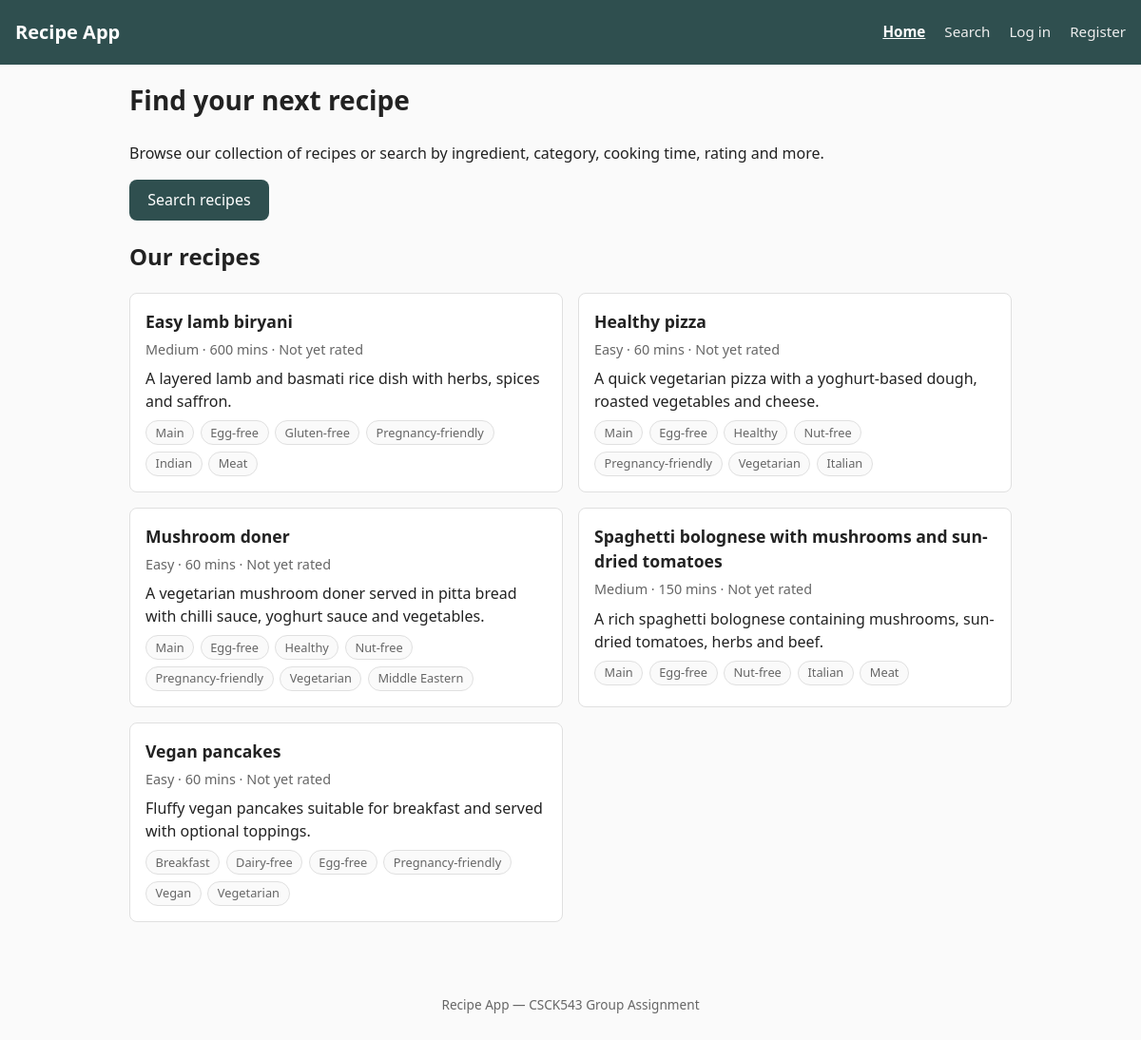
Before: / with the older database file.
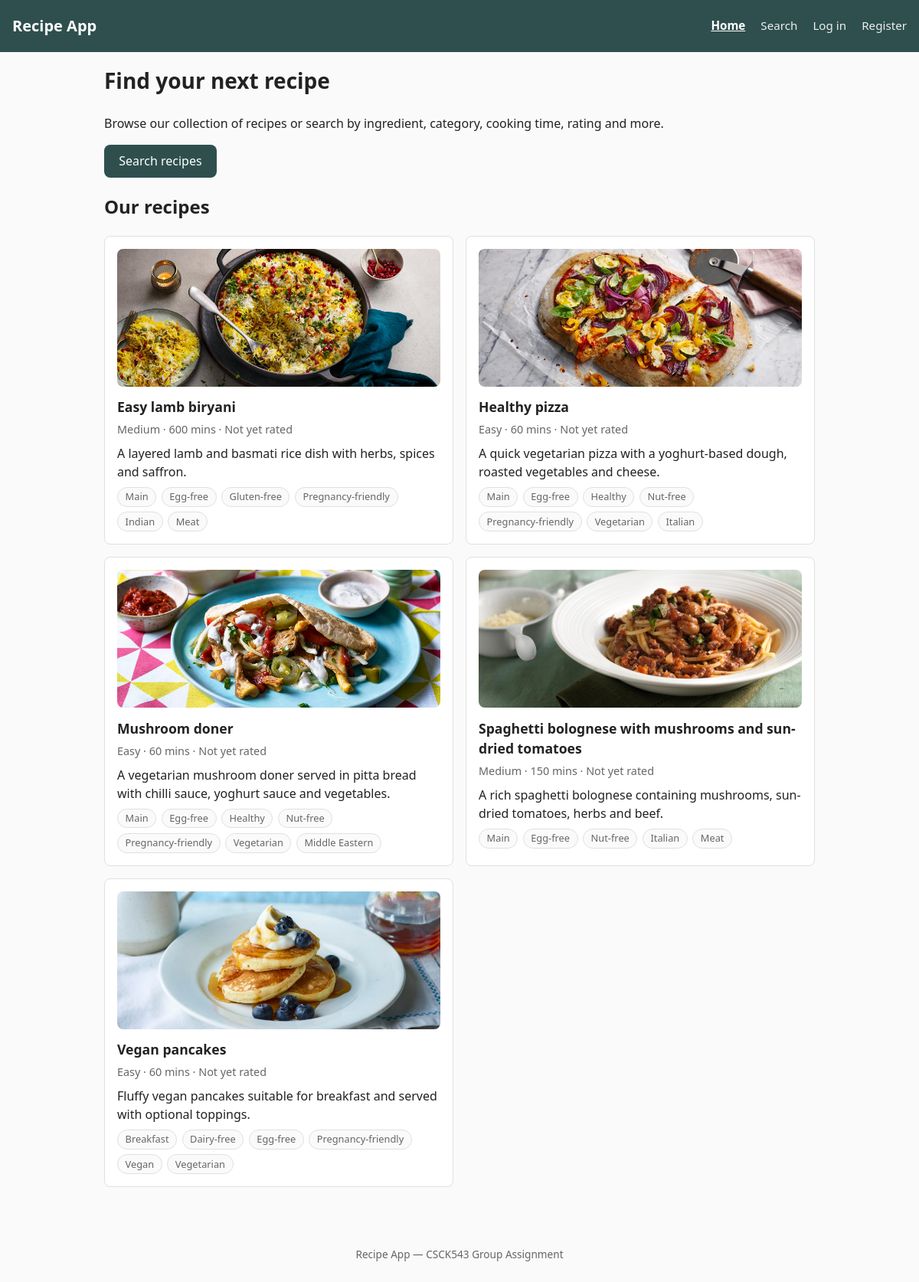
After: the same page with the newer database file.
### tables this page shows
CREATE TABLE `recipes` (
  `recipe_id` int NOT NULL AUTO_INCREMENT,
  `title` varchar(150) NOT NULL,
  `description` text,
  `prep_time_minutes` int NOT NULL,
  `cook_time_minutes` int NOT NULL,
  `servings` int DEFAULT NULL,
  `difficulty` enum('Easy','Medium','Hard') NOT NULL DEFAULT 'Easy',
  `image_path` varchar(255) DEFAULT NULL,
  `source_url` varchar(500) DEFAULT NULL,
  `created_at` timestamp NULL DEFAULT CURRENT_TIMESTAMP,
  PRIMARY KEY (`recipe_id`),
  KEY `idx_recipes_title` (`title`),
  KEY `idx_recipes_difficulty` (`difficulty`),
  KEY `idx_recipes_prep_time` (`prep_time_minutes`),
  KEY `idx_recipes_cook_time` (`cook_time_minutes`)
);

CREATE TABLE `categories` (
  `category_id` int NOT NULL AUTO_INCREMENT,
  `category_name` varchar(100) NOT NULL,
  `category_type` enum('Course','Dietary','Cuisine','Other') NOT NULL DEFAULT 'Other',
  PRIMARY KEY (`category_id`),
  UNIQUE KEY `category_name` (`category_name`,`category_type`),
  KEY `idx_categories_type` (`category_type`)
);

### includes/auth.php (called while the page is built, shortened)
<?php
function isLoggedIn(): bool
{
    return isset($_SESSION['user_id']);
}

### includes/recipes_data.php (called while the page is built, shortened)
<?php
function getRecipes(array $filters = []): array
{
    global $pdo;
    $search = trim($filters['search'] ?? '');
    $ingredient = trim($filters['ingredient'] ?? '');
    $difficulty = $filters['difficulty'] ?? '';
    $maxTime =
        isset($filters['max_time'])
        && $filters['max_time'] !== ''
            ? (int) $filters['max_time']
            : null;
    $minRating =
        isset($filters['min_rating'])
        && $filters['min_rating'] !== ''
            ? (float) $filters['min_rating']
            : null;
    $sort = $filters['sort'] ?? 'title_asc';
    $where = [];
    $params = [];
    $whereSql = !empty($where)
        ? 'WHERE ' . implode(' AND ', $where)
        : '';
    $havingSql = '';
    switch ($sort) {
        case 'title_asc':
        default:
            $orderSql = 'ORDER BY r.title ASC';
            break;
    }
    $sql = "
        SELECT
            r.recipe_id,
            r.title,
            r.description,
            r.prep_time_minutes,
            r.cook_time_minutes,
            r.servings,
            r.difficulty,
            r.image_path,
            ROUND(
                AVG(
                    (
                        rt.taste_rating
                        + rt.difficulty_rating
                        + rt.presentation_rating
                    ) / 3.0
                ),
                1
            ) AS avg_rating,
            COUNT(
                DISTINCT rt.rating_id
            ) AS ratings_count
        FROM recipes r
        LEFT JOIN ratings rt
            ON rt.recipe_id = r.recipe_id
        {$whereSql}
        GROUP BY
            r.recipe_id,
            r.title,
            r.description,
            r.prep_time_minutes,
            r.cook_time_minutes,
            r.servings,
            r.difficulty,
            r.image_path
        {$havingSql}
        {$orderSql}
    ";
    $stmt = $pdo->prepare($sql);
    $stmt->execute($params);
    $recipes = $stmt->fetchAll();
    foreach ($recipes as &$recipe) {
        $recipe['categories'] = getRecipeCategories(
            (int) $recipe['recipe_id']
        );
        $recipe['avg_rating'] =
            $recipe['avg_rating'] !== null
                ? (float) $recipe['avg_rating']
                : null;
    }
    return $recipes;
}
function getRecipeCategories(int $recipeId): array
{
    global $pdo;
    $stmt = $pdo->prepare('
        SELECT
            c.category_id,
            c.category_name,
            c.category_type
        FROM recipe_categories rc
        JOIN categories c
            ON c.category_id = rc.category_id
        WHERE rc.recipe_id = ?
        ORDER BY
            c.category_type,
            c.category_name
    ');
    $stmt->execute([$recipeId]);
    return $stmt->fetchAll();
}

### includes/recipe_card.php (the view, shortened to what this page needs)
<?php
$showRatingsCount = $showRatingsCount ?? false;
$totalTime =
    $recipe['prep_time_minutes']
    + $recipe['cook_time_minutes'];
?>
<article
    class="recipe-card"
>
    <a
        href="recipe.php?id=<?= (int) $recipe['recipe_id'] ?>"
        class="recipe-card-link"
    >
        <?php if (!empty($recipe['image_path'])): ?>
            <img
                src="<?= htmlspecialchars($recipe['image_path']) ?>"
                alt=""
                class="recipe-card-image"
            >
        <?php endif; ?>
        <h3>
            <?= htmlspecialchars($recipe['title']) ?>
        </h3>
    </a>
    <p class="recipe-card-meta">
        <?= htmlspecialchars($recipe['difficulty']) ?>
        &middot;
        <?= (int) $totalTime ?> mins
        <?php if ($recipe['avg_rating'] !== null): ?>
            &middot;
            <?= htmlspecialchars(
                (string) $recipe['avg_rating']
            ) ?>/5
            <?php if ($showRatingsCount): ?>
                (<?= (int) $recipe['ratings_count'] ?>
                rating<?= (int) $recipe['ratings_count'] === 1
                    ? ''
                    : 's' ?>)
            <?php endif; ?>
        <?php else: ?>
            &middot;
            Not yet rated
        <?php endif; ?>
    </p>
    <p class="recipe-card-desc">
        <?= htmlspecialchars($recipe['description']) ?>
    </p>
    <ul class="tag-list">
        <?php foreach ($recipe['categories'] as $category): ?>
            <li class="tag">
                <?= htmlspecialchars($category['category_name']) ?>
            </li>
        <?php endforeach; ?>
    </ul>
</article>

### includes/header.php (shortened to what this page needs)
<!DOCTYPE html>
<html lang="en">
<head>
    <link rel="stylesheet" href="assets/css/style.css">
</head>
<body>
<header class="site-header">
    <a href="index.php" class="logo">Recipe App</a>
    <nav id="site-nav">
        <?php $currentPage = basename($_SERVER['SCRIPT_NAME']); ?>
        <a href="index.php" <?= $currentPage === 'index.php' ? 'aria-current="page"' : '' ?>>Home</a>
        <a href="search.php" <?= $currentPage === 'search.php' ? 'aria-current="page"' : '' ?>>Search</a>
        <?php if (isLoggedIn()): ?>
            <a href="account.php" <?= $currentPage === 'account.php' ? 'aria-current="page"' : '' ?>>Account</a>
            <a href="logout.php">Log out</a>
        <?php else: ?>
            <a href="login.php" <?= $currentPage === 'login.php' ? 'aria-current="page"' : '' ?>>Log in</a>
            <a href="register.php" <?= $currentPage === 'register.php' ? 'aria-current="page"' : '' ?>>Register</a>
        <?php endif; ?>
    </nav>
</header>
<main class="site-main" id="main-content">

### index.php (shortened to what this page needs)
<?php
require_once 'includes/db.php';
require_once 'includes/auth.php';
require_once 'includes/recipes_data.php';
$recipes = getRecipes([
    'search' => '',
    'ingredient' => '',
    'categories' => [],
    'difficulty' => '',
    'max_time' => '',
    'min_rating' => '',
    'exclude_allergens' => [],
    'sort' => 'title_asc',
]);
require_once 'includes/header.php';
?>
<section class="home-hero">
    <h1>Find your next recipe</h1>
    <p>
        Browse our collection of recipes or search by ingredient,
        category, cooking time, rating and more.
    </p>
    <a href="search.php" class="btn btn-primary">
        Search recipes
    </a>
</section>
<section class="home-recipes" aria-labelledby="recipes-heading">
    <h2 id="recipes-heading">Our recipes</h2>
    <div class="recipe-grid">
        <?php foreach ($recipes as $recipe): ?>
            <?php
            require 'includes/recipe_card.php';
            ?>
        <?php endforeach; ?>
    </div>
</section>
<?php require_once 'includes/footer.php'; ?>

### includes/footer.php (shortened to what this page needs)
</main>
<footer class="site-footer">
    <p>Recipe App &mdash; CSCK543 Group Assignment</p>
</footer>
</body>
</html>

### assets/css/style.css (style rules this page uses)
:root { --color-primary: #2f4f4f; --color-primary-dark: #223b3b; --color-text: #222; --color-muted: #666; --color-bg: #fafafa; --color-surface: #ffffff; --color-border: #e0e0e0; --color-success-bg: #eaf6ec; --color-success-text: #276b34; --color-error-bg: #fbeaea; --color-error-text: #a4282c; --color-focus: #2a6ebb; --color-star: #a56a00; --color-star-empty: #cfcfcf; --radius: 8px; }
* { box-sizing: border-box; }
html { font-size: 100%; }
body { margin: 0; font-family: system-ui, -apple-system, "Segoe UI", Roboto, sans-serif; color: var(--color-text); background: var(--color-bg); line-height: 1.5; }
img { max-width: 100%; display: block; }
a { color: var(--color-primary); }
.site-header { display: flex; align-items: center; justify-content: space-between; flex-wrap: wrap; padding: 1rem; background: var(--color-primary); color: #fff; }
.site-header .logo { font-size: 1.25rem; font-weight: 700; text-decoration: none; color: #fff; }
#site-nav { display: none; flex-basis: 100%; flex-direction: column; gap: 0.5rem; margin-top: 0.75rem; }
#site-nav a { color: #eee; text-decoration: none; font-size: 0.95rem; padding: 0.4rem 0; }
#site-nav a[aria-current="page"] { color: #fff; font-weight: 700; text-decoration: underline; }
.site-main { padding: 1rem; max-width: 960px; margin: 0 auto; padding-bottom: 3rem; }
h1 { font-size: 1.75rem; margin-top: 0; }
.btn { display: inline-block; border: none; border-radius: var(--radius); padding: 0.6rem 1.2rem; font-size: 1rem; cursor: pointer; text-decoration: none; }
.btn-primary { background: var(--color-primary); color: #fff; }
.recipe-grid { display: grid; grid-template-columns: 1fr; gap: 1rem; }
.recipe-card { background: var(--color-surface); border: 1px solid var(--color-border); border-radius: var(--radius); padding: 1rem; transition: transform 0.15s ease, box-shadow 0.15s ease; }
.recipe-card-link { display: block; text-decoration: none; color: inherit; }
.recipe-card-image { display: block; width: 100%; height: 180px; object-fit: cover; border-radius: var(--radius); margin-bottom: 0.85rem; }
.recipe-card h2, .recipe-card h3 { margin: 0 0 0.35rem; font-size: 1.1rem; }
.recipe-card-meta { color: var(--color-muted); font-size: 0.9rem; margin: 0 0 0.5rem; }
.recipe-card-desc { margin: 0 0 0.5rem; }
.tag-list { list-style: none; display: flex; flex-wrap: wrap; gap: 0.4rem; padding: 0; margin: 0.5rem 0 0; }
.tag { background: var(--color-bg); border: 1px solid var(--color-border); border-radius: 999px; padding: 0.15rem 0.6rem; font-size: 0.8rem; color: var(--color-muted); }
.site-footer { text-align: center; padding: 1rem; font-size: 0.85rem; color: var(--color-muted); }
@media (min-width: 700px) { .site-header { flex-wrap: nowrap; } }
@media (min-width: 700px) { #site-nav { display: flex !important; flex-direction: row; flex-basis: auto; margin-top: 0; gap: 1.25rem; } }
@media (min-width: 700px) { .recipe-grid { grid-template-columns: repeat(2, 1fr); } }
@media (min-width: 700px) { .recipe-card-image { height: 190px; } }
@media (min-width: 900px) { .recipe-card-image { height: 180px; } }

Changed rows visible on the page:
changed recipes "Easy lamb biryani": image_path: picture added
changed recipes "Healthy pizza": image_path: picture added
changed recipes "Mushroom doner": image_path: picture added
changed recipes "Spaghetti bolognese with mushrooms and sun-dried tomatoes": image_path: picture added
changed recipes "Vegan pancakes": image_path: picture added
